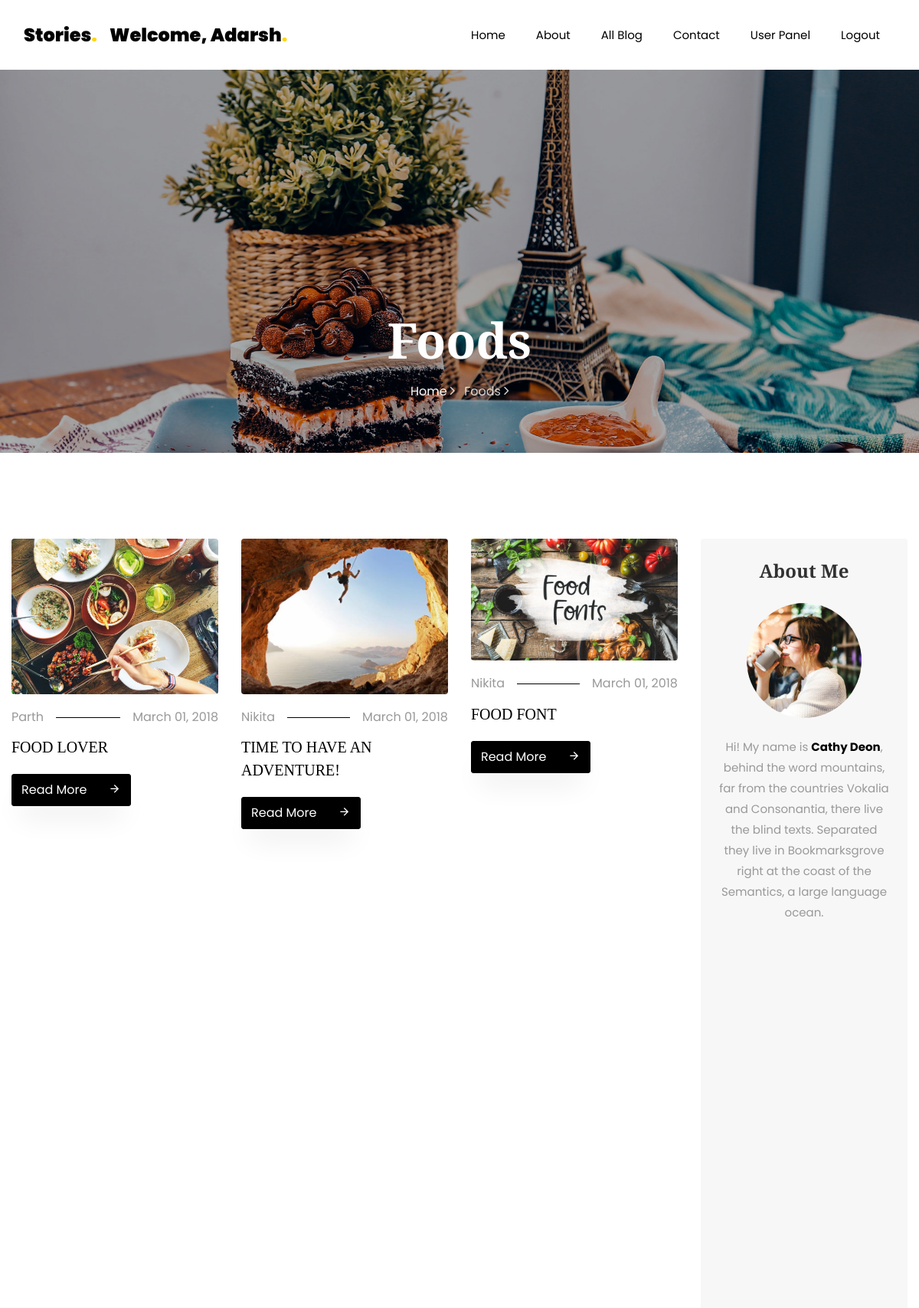
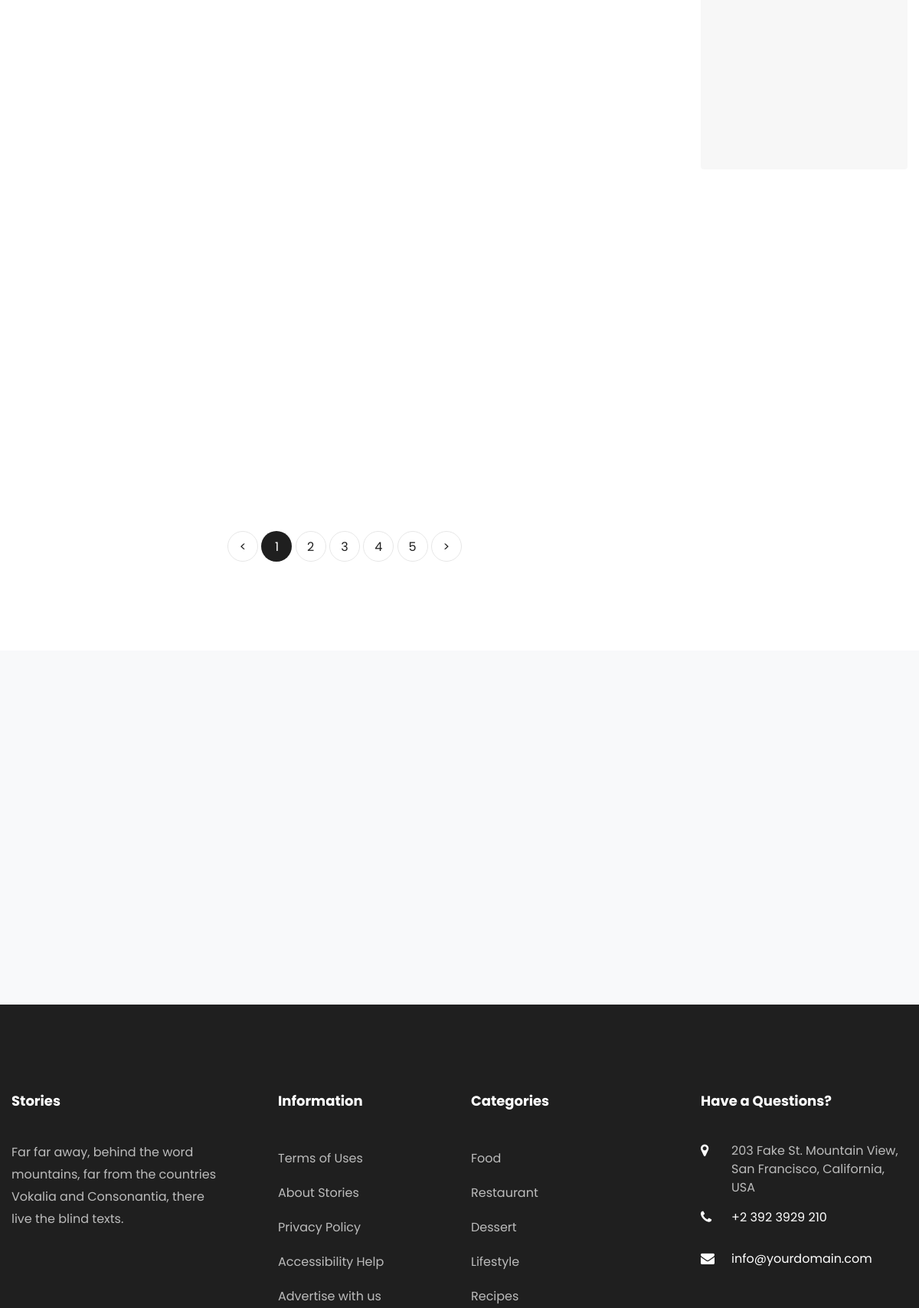
Screenshot of /allblog/ (signed in, upper part) with the database file from the repository (2 pictures, top to bottom).
### Blog/models.py (models this page shows, shortened)
class BlogModel(models.Model):
    usr = models.ForeignKey(User,on_delete=models.CASCADE,null=True)
    cat = models.ForeignKey(Category,on_delete=models.CASCADE,null=True)
    title = models.CharField(max_length=100,null=True)
    sdes = models.TextField(null=True)
    long_des = models.TextField(null=True)
    date = models.DateField(null=True)
    image = models.FileField(null=True)

### Blog/views.py (the view)
# urls.py: path('allblog/', AllBlogs, name='blogs'),
def AllBlogs(request):
    blogs = BlogModel.objects.all()
    d = {"blogs":blogs}
    return render(request,'newtemp/allblog.html',d)

### Blog/templates/newtemp/allblog.html (shortened to what this page needs)
{% extends 'newtemp/base.html' %}
{% load static %}
{% block body %}
    <section class="hero-wrap hero-wrap-2" style="background-image: url({% static 'images/bg_4.jpg' %});">
      <div class="overlay"></div>
      <div class="container">
        <div class="row no-gutters slider-text align-items-end justify-content-center">
          <div class="col-md-9 ftco-animate pb-5 text-center">
            <h1 class="mb-3 bread">Foods</h1>
            <p class="breadcrumbs"><span class="mr-2"><a href="index.html">Home <i class="ion-ios-arrow-forward"></i></a></span> <span>Foods <i class="ion-ios-arrow-forward"></i></span></p>
          </div>
        </div>
      </div>
    </section>
    <section class="ftco-section">
    	<div class="container">
        <div class="row">
        	<div class="col-lg-9">
        		<div class="row">
					{% for i in blogs %}
        			<div class="col-md-4 ftco-animate">
    						<div class="blog-entry">
		    					<a href="{% url 'bdetail' i.id %}" class="img-2"><img src="{{ i.image.url }}" class="img-fluid" alt="Colorlib Template"></a>
			    				<div class="text pt-3">
	    							<p class="meta d-flex"><span class="pr-3">{{ i.usr.first_name }}</span><span class="ml-auto pl-3">March 01, 2018</span></p>
	    							<h3><a href="{% url 'bdetail' i.id %}">{{ i.title }}</a></h3>
	    							<p class="mb-0"><a href="{% url 'bdetail' i.id %}" class="btn btn-black py-2">Read More <span class="icon-arrow_forward ml-4"></span></a></p>
	    						</div>
		    				</div>
    					</div>
					{% endfor %}
        		</div>
        		<div class="row mt-5">
		          <div class="col text-center">
		            <div class="block-27">
		              <ul>
		                <li><a href="#">&lt;</a></li>
		                <li class="active"><span>1</span></li>
		                <li><a href="#">2</a></li>
		                <li><a href="#">3</a></li>
		                <li><a href="#">4</a></li>
		                <li><a href="#">5</a></li>
		                <li><a href="#">&gt;</a></li>
		              </ul>
		            </div>
		          </div>
		        </div>
        	</div>
        	<div class="col-lg-3">
        		<div class="sidebar-wrap">
	        		<div class="sidebar-box p-4 about text-center ftco-animate">
			          <h2 class="heading mb-4">About Me</h2>
			          <img src="{% static 'images/author.jpg' %}" class="img-fluid" alt="Colorlib Template">
			          <div class="text pt-4">
			          	<p>Hi! My name is <strong>Cathy Deon</strong>, behind the word mountains, far from the countries Vokalia and Consonantia, there live the blind texts. Separated they live in Bookmarksgrove right at the coast of the Semantics, a large language ocean.</p>
			          </div>
	        		</div>
            </div>
        	</div>
        </div>
    	</div>
    </section>
{% endblock %}

### Blog/templates/newtemp/base.html (shortened to what this page needs)
<!DOCTYPE html>
<html lang="en">
  <head>
    {% load static %}
    <link rel="stylesheet" href="{% static 'css/open-iconic-bootstrap.min.css' %}">
    <link rel="stylesheet" href="{% static 'css/animate.css' %}">
    <link rel="stylesheet" href="{% static 'css/owl.carousel.min.css' %}">
    <link rel="stylesheet" href="{% static 'css/owl.theme.default.min.css' %}">
    <link rel="stylesheet" href="{% static 'css/magnific-popup.css' %}">
    <link rel="stylesheet" href="{% static 'css/aos.css' %}">
    <link rel="stylesheet" href="{% static 'css/ionicons.min.css' %}">
    <link rel="stylesheet" href="{% static 'css/flaticon.css' %}">
    <link rel="stylesheet" href="{% static 'css/icomoon.css' %}">
    <link rel="stylesheet" href="{% static 'css/style.css' %}">
  </head>
  <body>
	  <nav class="navbar navbar-expand-lg navbar-dark bg-dark ftco-navbar-light" id="ftco-navbar">
	    <div class="container">
	      <a class="navbar-brand" href="">Stories<span>.</span></a>
	        {% if  request.user.is_authenticated %}
          <a class="navbar-brand" href="{% url 'upanel' %}">Welcome, {{ request.user.first_name }}<span>.</span></a>
            {% endif %}
	      <div class="collapse navbar-collapse" id="ftco-nav">
	        <ul class="navbar-nav ml-auto">
	          <li class="nav-item"><a href="{% url 'newhome' %}" class="nav-link">Home</a></li>
	          <li class="nav-item"><a href="{% url 'about' %}" class="nav-link">About</a></li>
	          <li class="nav-item"><a href="{% url 'blogs' %}" class="nav-link">All Blog</a></li>
              <li class="nav-item"><a href="{% url 'contact' %}" class="nav-link">Contact</a></li>
              {% if not request.user.is_authenticated %}
	          <li class="nav-item"><a href="{% url 'signup' %}" class="nav-link">Signup</a></li>
	          <li class="nav-item"><a href="{% url 'login' %}" class="nav-link">Login</a></li>
	        {% else %}
              <li class="nav-item"><a href="{% url 'upanel' %}" class="nav-link">User Panel</a></li>
              <li class="nav-item"><a href="{% url 'logout' %}" class="nav-link">Logout</a></li>
             {% endif %}
            </ul>
	      </div>
	    </div>
	  </nav>
  {% block body %}
  {% endblock %}
		<section class="ftco-subscribe ftco-section bg-light">
      <div class="overlay">
        <div class="container">
          <div class="row d-flex justify-content-center">
          </div>
        </div>
      </div>
    </section>
    <footer class="ftco-footer ftco-footer-2 ftco-section">
      <div class="container">
        <div class="row mb-5">
          <div class="col-md">
            <div class="ftco-footer-widget mb-4">
              <h2 class="ftco-heading-2">Stories</h2>
              <p>Far far away, behind the word mountains, far from the countries Vokalia and Consonantia, there live the blind texts.</p>
              <ul class="ftco-footer-social list-unstyled float-md-left float-lft mt-5">
              </ul>
            </div>
          </div>
          <div class="col-md">
            <div class="ftco-footer-widget mb-4 ml-md-5">
              <h2 class="ftco-heading-2">Information</h2>
              <ul class="list-unstyled">
                <li><a href="#" class="py-2 d-block">Terms of Uses</a></li>
                <li><a href="#" class="py-2 d-block">About Stories</a></li>
                <li><a href="#" class="py-2 d-block">Privacy Policy</a></li>
                <li><a href="#" class="py-2 d-block">Accessibility Help</a></li>
                <li><a href="#" class="py-2 d-block">Advertise with us</a></li>
              </ul>
            </div>
          </div>
          <div class="col-md">
             <div class="ftco-footer-widget mb-4">
              <h2 class="ftco-heading-2">Categories</h2>
              <ul class="list-unstyled">
                <li><a href="#" class="py-2 d-block">Food</a></li>
                <li><a href="#" class="py-2 d-block">Restaurant</a></li>
                <li><a href="#" class="py-2 d-block">Dessert</a></li>
                <li><a href="#" class="py-2 d-block">Lifestyle</a></li>
                <li><a href="#" class="py-2 d-block">Recipes</a></li>
              </ul>
            </div>
          </div>
          <div class="col-md">
            <div class="ftco-footer-widget mb-4">
            	<h2 class="ftco-heading-2">Have a Questions?</h2>
            	<div class="block-23 mb-3">
	              <ul>
	                <li><span class="icon icon-map-marker"></span><span class="text">203 Fake St. Mountain View, San Francisco, California, USA</span></li>
	                <li><a href="#"><span class="icon icon-phone"></span><span class="text">+2 392 3929 210</span></a></li>
	                <li><a href="#"><span class="icon icon-envelope"></span><span class="text">info@yourdomain.com</span></a></li>
	              </ul>
	            </div>
            </div>
          </div>
        </div>
      </div>
    </footer>
  </body>
</html>

### Blog/static/css/icomoon.css (style rules this page uses)
[class^="icon-"], [class*=" icon-"] { font-family: 'icomoon' !important; speak: none; font-style: normal; font-weight: normal; font-variant: normal; text-transform: none; line-height: 1; -webkit-font-smoothing: antialiased; -moz-osx-font-smoothing: grayscale; }
.icon-map-marker:before { content: "\f041"; }
.icon-phone:before { content: "\f095"; }
.icon-envelope:before { content: "\f0e0"; }
.icon-arrow_forward:before { content: "\e5c8"; }

### rows the page displays
BlogModel: image (picture), usr.first_name "Parth", title "FOOD LOVER"
BlogModel: image (picture), usr.first_name "Nikita", title "TIME TO HAVE AN ADVENTURE!"
BlogModel: image (picture), usr.first_name "Nikita", title "FOOD FONT"

### other values shown
{{ request.user.first_name }} "Adarsh"
